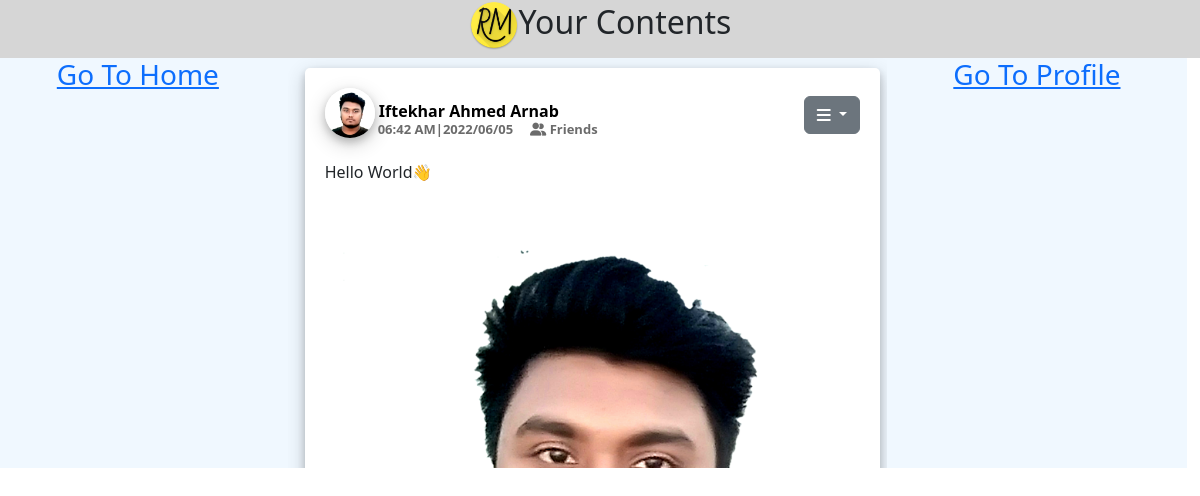
The app's page /your_contents.php (signed in) with its own data.
### tables this page shows
CREATE TABLE `posts` (
  `id` int(11) NOT NULL,
  `authorid` int(11) NOT NULL,
  `title` varchar(250) NOT NULL,
  `content` text NOT NULL,
  `time` varchar(100) DEFAULT NULL,
  `category` varchar(50) DEFAULT NULL,
  `media_link` varchar(500) DEFAULT NULL,
  `upvotes` int(11) DEFAULT 0,
  `downvotes` int(11) DEFAULT 0,
  `privacy` varchar(10) DEFAULT NULL,
  `authorname` varchar(200) DEFAULT NULL,
  `shared` varchar(20) DEFAULT NULL,
  `shared_authorid` int(11) DEFAULT NULL,
  `shared_pid` int(11) DEFAULT NULL,
  `report` varchar(100) DEFAULT NULL
);

CREATE TABLE `users` (
  `fname` varchar(150) DEFAULT NULL,
  `lname` varchar(150) DEFAULT NULL,
  `uname` varchar(150) DEFAULT NULL,
  `email` varchar(150) DEFAULT NULL,
  `phone` varchar(150) DEFAULT NULL,
  `job` varchar(150) DEFAULT NULL,
  `about` varchar(500) DEFAULT NULL,
  `pass` varchar(150) DEFAULT NULL,
  `id` int(11) NOT NULL,
  `verified` varchar(20) DEFAULT NULL,
  `flag` int(11) DEFAULT 0,
  `content_count` int(11) DEFAULT 0,
  `pro_pic` varchar(500) DEFAULT NULL,
  `temp_id` varchar(50) DEFAULT NULL,
  `date_of_birth` varchar(100) DEFAULT NULL,
  `religion` varchar(100) DEFAULT NULL,
  `language` varchar(100) DEFAULT NULL,
  `relation` varchar(100) DEFAULT NULL,
  `blood` varchar(100) DEFAULT NULL,
  `nation` varchar(100) DEFAULT NULL,
  `address` varchar(100) DEFAULT NULL,
  `gender` varchar(50) DEFAULT NULL,
  `politics` varchar(50) DEFAULT NULL,
  `sports` varchar(400) DEFAULT NULL,
  `hobby` varchar(400) DEFAULT NULL,
  `temp_id2` varchar(50) DEFAULT NULL,
  `status` varchar(50) DEFAULT NULL,
  `s_verified` varchar(50) DEFAULT NULL
);

### your_contents.php (the view, shortened to what this page needs)
<?php
include('include/connection.php');
$uid = -99;
if (isset($_SESSION["logid"])) {
    $uid = $_SESSION['logid'];
} else {
    header('Location: logreg.php');
}
class post_card_creation
{
    public $class_con;
    function get_con($con)
    {
        $this->class_con = $con;
    }
    function count_likes($post_id)
    {
        $cnt = 0;
        $sql = "SELECT * FROM votes WHERE post_id = '$post_id' AND stat = 'u'";
        $res = mysqli_query($this->class_con, $sql);
        while ($row = mysqli_fetch_assoc($res)) {
            $cnt++;
        }
        return $cnt;
    }
    function count_dislikes($post_id)
    {
        $cnt = 0;
        $sql = "SELECT * FROM votes WHERE post_id = '$post_id' AND stat = 'd'";
        $res = mysqli_query($this->class_con, $sql);
        while ($row = mysqli_fetch_assoc($res)) {
            $cnt++;
        }
        return $cnt;
    }
    function count_comments($post_id)
    {
        $sql = "SELECT * FROM comments WHERE post_id = '$post_id'";
        $res = mysqli_query($this->class_con, $sql);
        $count = mysqli_num_rows($res);
        return $count;
    }
    function get_author_propic($aid)
    {
        $apic = "ext-files/user/default.jpg";
        $asql = "SELECT * FROM users WHERE id = '$aid'";
        $ares = mysqli_query($this->class_con, $asql);
        while ($class_arow = mysqli_fetch_assoc($ares)) {
            if (!(empty($class_arow['pro_pic']))) {
                $apic = "ext-files/user/" . $class_arow['pro_pic'];
            }
        }
        return $apic;
    }
    function get_authorname($aid)
    {
        $aname = "Undefined";
        $asql = "SELECT * FROM users WHERE id = '$aid'";
        $ares = mysqli_query($this->class_con, $asql);
        while ($class_arow = mysqli_fetch_assoc($ares)) {
            $aname = $class_arow['fname'] . " " . $class_arow['lname'];
        }
        return $aname;
    }
    function generate_card($uid)
    {
        $sql = "SELECT * FROM posts WHERE authorid = '$uid' ORDER BY id DESC";
        $res = mysqli_query($this->class_con, $sql);
        while ($class_row = mysqli_fetch_assoc($res)) {
            $shared = false;
            $this->like_color = "color: #4d4d4d;";
            $this->dis_color = "color: #4d4d4d;";
            $likes = $this->count_likes($class_row['id']);
            $dislikes = $this->count_dislikes($class_row['id']);
            $commnt_count = $this->count_comments($class_row['id']);
            $type = $class_row['category'];
            $id = $class_row['id'];
            $media_tag = 'img';
            $authorname = $this->get_authorname($class_row['authorid']);
            $time = $class_row['time'];
            $height = "auto";
            $propic_link = $this->get_author_propic($class_row['authorid']);
            $cpriv = '<i class="fas fa-globe-americas"></i> Public';
            $content = $class_row['content'];
            $media_link = $class_row['media_link'];
            $menulink = "subdir/modify_post.php?pid=" . $id;
            $priv = $class_row['privacy'];
            if ($priv == 'p') {
                $cpriv = '<i class="fas fa-user-friends"></i> Friends';
                $privacy_show = '<i class="fas fa-globe-americas"></i> Public';
            } else {
                $privacy_show = '<i class="fas fa-user-friends"></i> Friends';
            }
            if ($type == 'photo') {
                $media_tag = 'img';
            } else if ($type == 'video' || $type == 'sell') {
                $media_tag = 'iframe';
                $height = "400";
            }
            if ($class_row['shared'] == 'Y') {
                $shared = true;
                $actual_id = $class_row['shared_pid'];
                $share_sql = "SELECT * FROM posts WHERE id = '$actual_id'";
                $share_res = mysqli_query($this->class_con, $share_sql);
                $share_class_row = mysqli_fetch_assoc($share_res);
                $likes = $this->count_likes($share_class_row['id']);
                $dislikes = $this->count_dislikes($share_class_row['id']);
                $commnt_count = $this->count_comments($share_class_row['id']);
                $type = $share_class_row['category'];
                $id = $share_class_row['id'];
                $media_tag = 'img';
                $authorname = $this->get_authorname($share_class_row['authorid']);
                $time = $share_class_row['time'];
                $height = "auto";
                $propic_link = $this->get_author_propic($share_class_row['authorid']);
                $cpriv = '<i class="fas fa-globe-americas"></i> Public';
                $content = $share_class_row['content'];
                $media_link = $share_class_row['media_link'];
                $menulink = "subdir/modify_post.php?pid=" . $id;
                $priv = $share_class_row['privacy'];
                if ($priv == 'p') {
                    $cpriv = '<i class="fas fa-user-friends"></i> Friends';
                    $privacy_show = '<i class="fas fa-globe-americas"></i> Public';
                } else {
                    $privacy_show = '<i class="fas fa-user-friends"></i> Friends';
                }
                if ($type == 'photo') {
                    $media_tag = 'img';
                } else if ($type == 'video' || $type == 'sell') {
                    $media_tag = 'iframe';
                    $height = "400";
                }
            }
            echo '<div class="card-main">
            <a title="View User Profile" class="unformatted-link homepage-poster-name" href="view_user.php?uid=' . $class_row['authorid'] . '"><img class="profile-pic-home-post" src="' . $propic_link . '">&nbsp' . $authorname . '<p class="timestamp-home" title="Timestamp & Privacy">' . $time . ' &nbsp&nbsp&nbsp ' . $privacy_show . '</p></a>
            ';
            if (!$shared) {
                echo '<div class="dropdown" style="float: right; margin-top: -60px;">
                <button class="btn btn-secondary dropdown-toggle" type="button" id="dropdownMenuButton1" data-bs-toggle="dropdown" aria-expanded="false">
                    <i class="fas fa-bars"></i>
                </button>
                <ul class="dropdown-menu" aria-labelledby="dropdownMenuButton1">
                    <li><a class="dropdown-item" href="' . $menulink . '&operation=edit"><i class="fas fa-edit"></i> Edit Post</a></li>
                    <li><a class="dropdown-item" href="' . $menulink . '&operation=cpriv">Change Privacy to ' . $cpriv . '</a></li>
                    <li><a class="dropdown-item" href="' . $menulink . '&operation=tag"><i class="fas fa-user-tag"></i> Tag Friends</a></li>
                    <li><a class="dropdown-item" href="' . $menulink . '&operation=del"><i class="fas fa-trash-alt"></i> Delete Post</a></li>
                    <li><a class="dropdown-item" href="subdir/promote_submit.php?pid=' . $class_row['id'] . '"><i class="fas fa-bullhorn"></i> Submit for Promotion</a></li>
                </ul>
            </div>';
            }
            echo '
            <div class="post-text">
                <span>' . $content . '</span>
            </div>';
            if ($media_link != "" || !is_null($media_link)) {
                echo '
        <div style="margin-bottom: 30px;">
            <' . $media_tag . ' src="' . $media_link . '" height="' . $height . '" width="100%" controlsList="nodownload"></' . $media_tag . '>
        </div>';
            }
            echo '<a class="unformatted-link" href="view_post.php?pid=' . $id . '" title="See More">
                <div class="card-button-see-more"><i class="fas fa-expand-alt"></i> See Post <i class="fas fa-expand-alt"></i></div>
            </a>
            <a href="subdir/post_inter.php?pid=' . $id . '&oper=like" title="Upvote">
            <div class="card-button" style="' . $this->like_color . '"><i class="fas fa-thumbs-up"></i> ' . $likes . '</div>
            </a>
            <a href="subdir/post_inter.php?pid=' . $id . '&oper=dislike" title="Downvote">
                <div class="card-button" style="' . $this->dis_color . '"><i class="fas fa-thumbs-down"></i> ' . $dislikes . '</div>
            </a>
            <a href="view_post.php?pid=' . $id . '&oper=comment" title="Comment">
                <div class="card-button"><i class="fas fa-comment-alt"></i> ' . $commnt_count . '</div>
            </a>
            <a href="subdir/post_inter.php?pid=' . $id . '&oper=share" title="Share">
                <div class="card-button"><i class="fas fa-share-square"></i></div>
            </a>
        </div>';
        }
    }
}
?>
<!DOCTYPE html>
<html lang="en">
<head>
    <link rel="stylesheet" href="assets/fontawesome/css/all.css">
    <link rel="stylesheet" href="assets/bootstrap/css/bootstrap.min.css">
    <link rel="stylesheet" href="css/style.css?v=<?php echo time(); ?>">
</head>
<body>
    <div style="background-color: rgb(214, 214, 214);">
        <div class="row">
            <div class="col-sm-12" style="text-align:center;">
                <h2><a href="index.php"><img src="files/logo/rm.png" height="50px" width="50px"></a>Your Contents</h2>
            </div>
        </div>
    </div>
    <div class="row" style="background-color:aliceblue; width: 99.9%;">
        <div class="col-sm-3 home1 hide-in-mobile" style="overflow-y:scroll;" id="home1">
            <a href="index.php">
                <h3 style="text-align:center;">Go To Home</h3>
            </a>
        </div>
        <div class="col-sm-6" style="overflow-y:scroll;" id="home2">
            <?php
            $gen_post_list = new post_card_creation();
            $gen_post_list->get_con($con);
            $gen_post_list->generate_card($uid);
            ?>
        </div>
        <div class="col-sm-3 hide-in-mobile" style="overflow-y:scroll;" id="home3">
            <a href="profile.php">
                <h3 style="text-align:center;">Go To Profile</h3>
            </a>
        </div>
    </div>
</body>
</html>

### css/style.css (style rules this page uses)
:root { --transition-speed: 600ms; }
.unformatted-link { text-decoration: none; color: black; }
* { scrollbar-width: thin; scrollbar-color: #3d3f28 #faffaf; }
.card-main { width: 100%; overflow: hidden; background-color: rgb(255, 255, 255); border-radius: 5px; margin-top: 10px; margin-left: 5px; margin-bottom: 5px; padding: 20px; box-shadow: 0 4px 8px 0 rgba(0, 0, 0, 0.2), 0 6px 20px 0 rgba(0, 0, 0, 0.19); }
.profile-pic-home-post { border-radius: 50px; height: 50px; width: 50px; box-shadow: 0 4px 8px 0 rgba(0, 0, 0, 0.2), 0 6px 20px 0 rgba(0, 0, 0, 0.19); }
.post-text { overflow: hidden; max-height: 50px; margin-top: 20px; margin-bottom: 20px; text-overflow: ellipsis; text-align: justify; }
span { display: inline-block; width: 100%; max-height: 300px; -webkit-line-clamp: 2; display: -webkit-box; -webkit-box-orient: vertical; overflow: hidden; text-overflow: ellipsis; }
.timestamp-home { margin-top: -18px; margin-left: 53px; color: rgb(107, 107, 107); font-size: 13px; font-weight: bold; }
.homepage-poster-name { font-weight: bold; }

### records on screen
posts: authorid.pro_pic (picture), authorid.lname "Iftekhar Ahmed Arnab", time "06:42 AM|2022/06/05", privacy "Friends", content "Hello World👋", category+media_link (picture)
